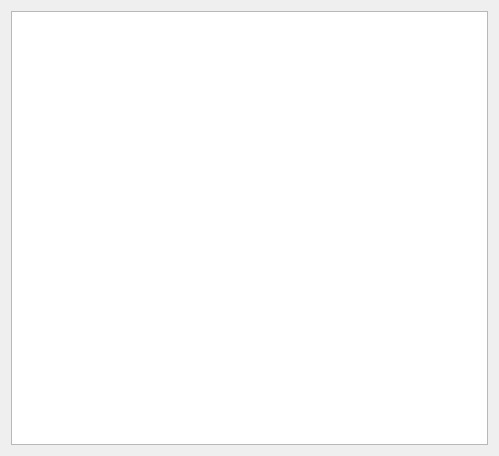
<?xml version="1.0" encoding="UTF-8"?>
<ui version="4.0">
 <class>OtherACAlarmsource</class>
 <widget class="QWidget" name="OtherACAlarmsource">
  <property name="geometry">
   <rect>
    <x>0</x>
    <y>0</y>
    <width>499</width>
    <height>456</height>
   </rect>
  </property>
  <property name="windowTitle">
   <string>Form</string>
  </property>
  <layout class="QVBoxLayout" name="verticalLayout">
   <item>
    <widget class="QTableView" name="tv"/>
   </item>
  </layout>
 </widget>
 <resources/>
 <connections/>
</ui>
